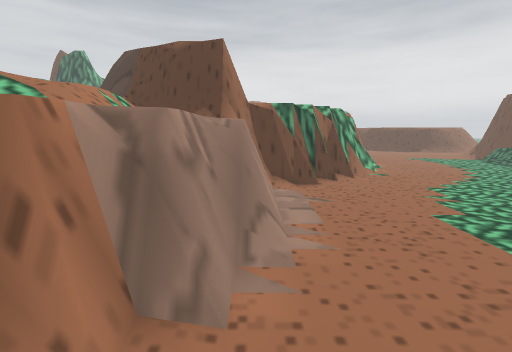
view 1 (above)

20 first-person views from a walk through a Unity game level. The camera is 1.3 m above the floor, tilts 10° down and sees 90° across. The floor is counted in squares, 0.5 m on a side. Each view is taken from the middle of a square. On the plan, view 1 faces up. The plan holds only what a view shows up to about 18 squares ahead; the rest is blank. The place goes on beyond the plan.

view 2
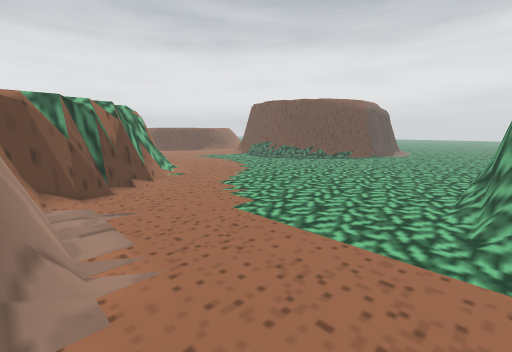

view 3
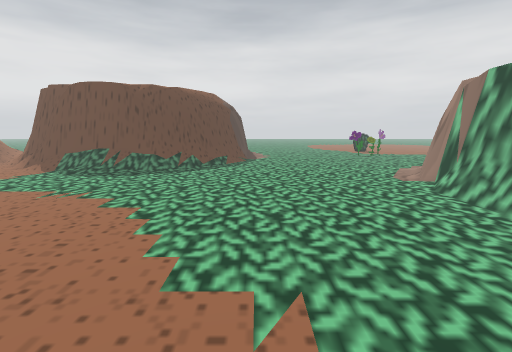

view 4
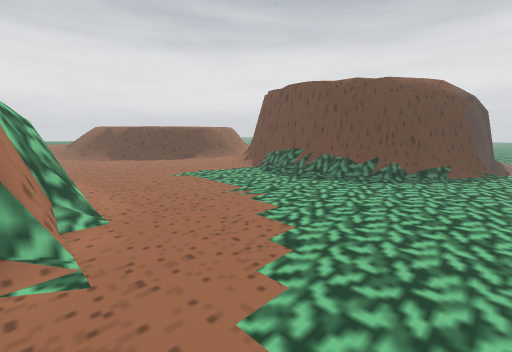

view 5
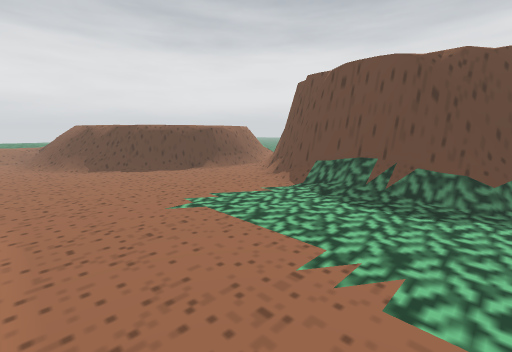

view 6
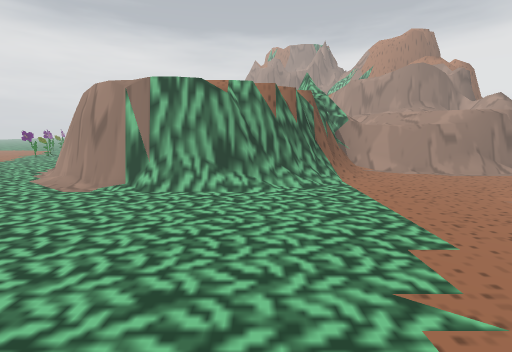

view 7
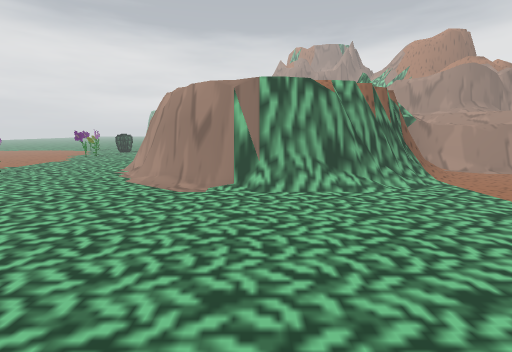

view 8
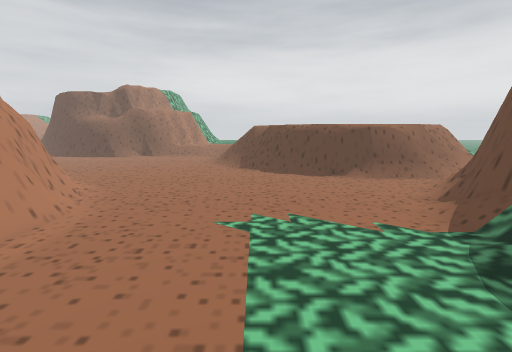

view 9
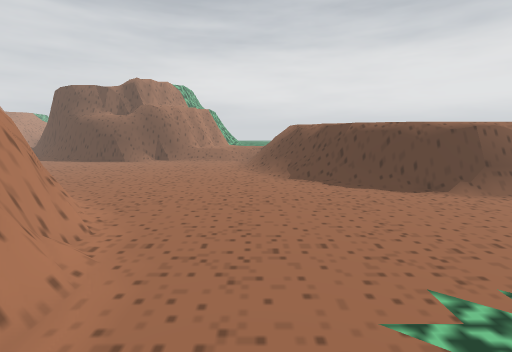

view 10
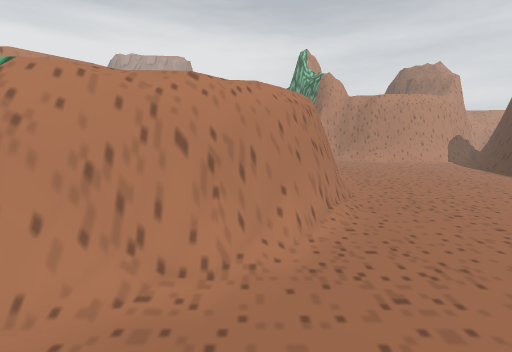

view 11
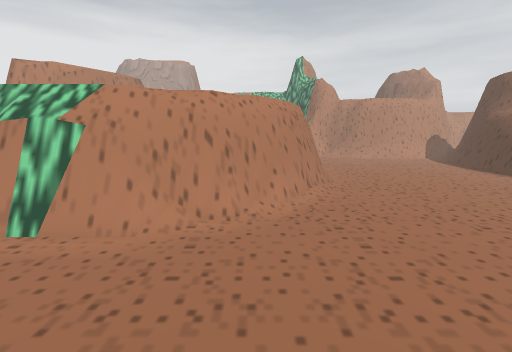

view 12
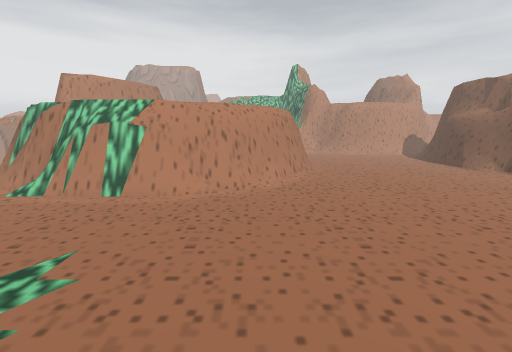

view 13
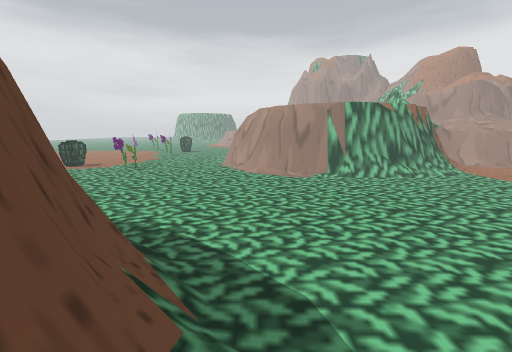

view 14
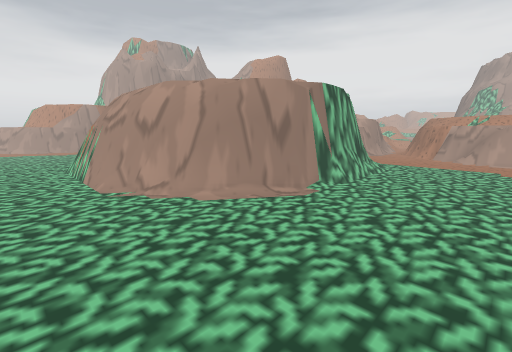

view 15
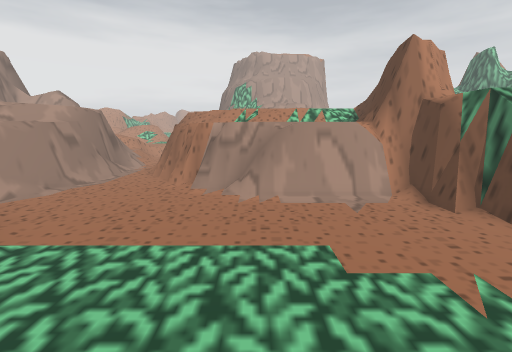

view 16
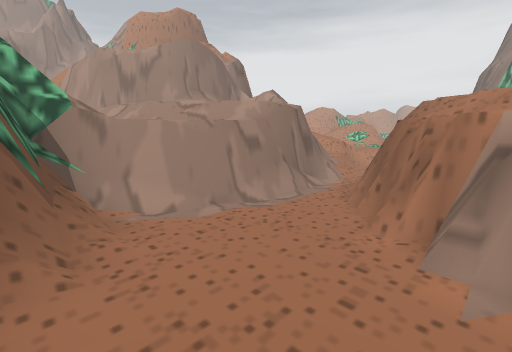

view 17
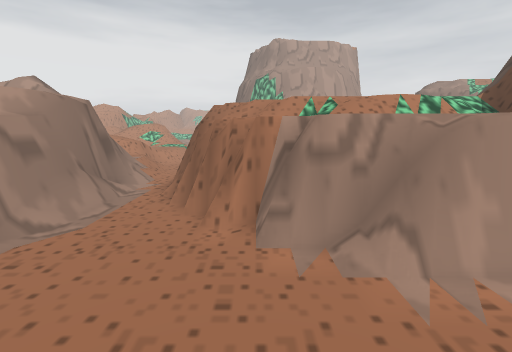

view 18
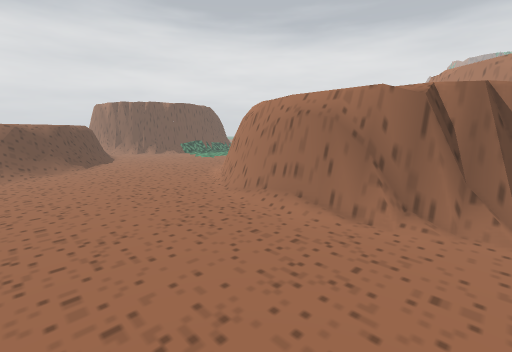

view 19
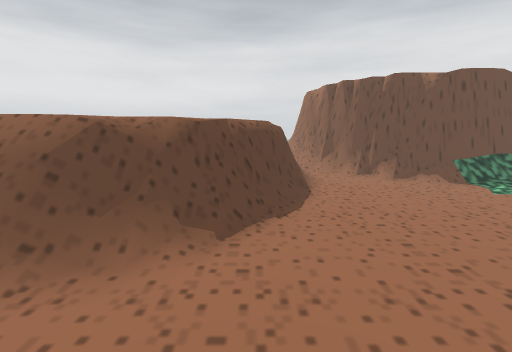

view 20
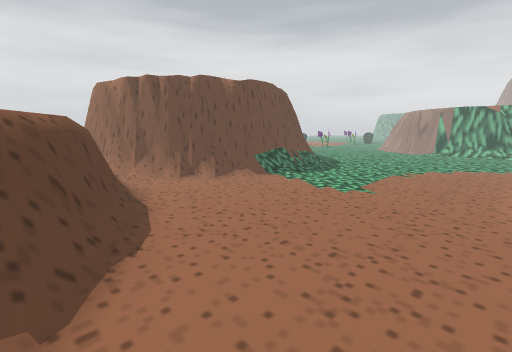

### Floor plan
Key: @ floor where view 1 was taken; # wall or solid block; . main floor; : floor 0.25 m higher than the main floor; + floor 0.5 m higher than the main floor; * floor 0.75 m higher than the main floor; % floor 1 m higher than the main floor; & floor 1.25 m higher than the main floor; $ floor 1.5 m higher than the main floor; / step, stairs or slope; = window, fence, low wall or low ledge; ^ raised ledge; v drop or lower ground.
Columns run from 7 left of view 1 to 27 right of it. Each row starts with its distance up from view 1.
 39 . .................//%$
 38   .................//%$$
 37  ...................:*&$
 36 .....................:*$$
 35 ......................==$$
 34 ......................#==&$
 33 ........................#==v$$$&v==
 32 ..#======#................===vv=+:
 31 #=########=#..................../.
 30 ####    ####=.................../ =
 29           ###=................. =##
 28            ###=................=##
 27             ####..............=##
 26              ##=.............=##
 25               ###.........../=##
 24               ###.........../##
 23                #=.........../##
 22                #=.........../##
 21                #=.........../##
 20                #=.........../##
 19                =#.........../##
 18               ##............/=#
 17              ##............./=##
 16             ## ............./###
 15           ###= ...............=##
 14          ###=.................#=##
 13         ##==................... =##
 12         #  ......................=#
 11         #.........................#
 10         #..........................
  9         #..........................
  8         #..........................
  7        ##..........................
  6       #=#..........................
  5       # ...........................
  4     ###............................
  3    ###=............................
  2    ##=........... #====............
  1  ###=.......... =########=.........
  0 ##=#...@.....//####     ###=.......
 -1 = .........../##          ##=......
 -2 ............###            ###.....
 -3 :=#===#....:=#              ##=....
 -4 #######==#.###               #=....
 -5    ##^^^^#==##               ## ...
 -6      #^ ^^###                ##=...
 -7      ^^^ ^^##                 #=...
 -8       ^^   #                  #=...
 -9        ^^                     #=...

Where each view was taken, in squares from view 1:
view 1: 0 up, 0 right, facing up
view 2: 1 up, 0 right, facing up-right
view 3: 10 up, 4 right, facing right
view 4: 10 up, 7 right, facing up-right
view 5: 16 up, 10 right, facing up-right
view 6: 13 up, 10 right, facing down
view 7: 13 up, 15 right, facing down
view 8: 17 up, 15 right, facing up
view 9: 21 up, 12 right, facing up
view 10: 28 up, 12 right, facing left
view 11: 28 up, 15 right, facing left
view 12: 28 up, 19 right, facing left
view 13: 19 up, 21 right, facing down
view 14: 8 up, 27 right, facing down-left
view 15: 6 up, 11 right, facing left
view 16: 4 up, 5 right, facing down-left
view 17: 3 up, 5 right, facing left
view 18: 39 up, 7 left, facing down-right
view 19: 34 up, 8 right, facing right
view 20: 35 up, 10 right, facing down-right
